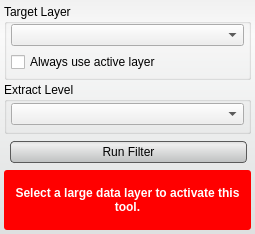
<?xml version="1.0" encoding="UTF-8"?>
<ui version="4.0">
 <class>ExtractDataLayerInterface</class>
 <widget class="QWidget" name="ExtractDataLayerInterface">
  <property name="geometry">
   <rect>
    <x>0</x>
    <y>0</y>
    <width>255</width>
    <height>234</height>
   </rect>
  </property>
  <property name="sizePolicy">
   <sizepolicy hsizetype="Preferred" vsizetype="Preferred">
    <horstretch>0</horstretch>
    <verstretch>0</verstretch>
   </sizepolicy>
  </property>
  <property name="windowTitle">
   <string>Mask Data Filter</string>
  </property>
  <property name="styleSheet">
   <string notr="true">QWidget#ExtractDataLayerInterface{
  border-radius: 3px;
  background-color: qlineargradient(spread:pad, x1:0.5, y1:0, x2:0.5, y2:0.960227, stop:0 rgba(241, 241, 241, 255), stop:0.155779 rgba(250, 250, 250, 255), stop:1 rgba(222, 224, 224, 255));      
}

QPushButton{
  background-color: qlineargradient(spread:pad, x1:0.5, y1:0, x2:0.5, y2:0.960227, stop:0 rgba(221, 221, 221, 255), stop:0.155779 rgba(238, 238, 238, 255), stop:1 rgba(192, 194, 194, 255));
  border-radius: 4px;
  border: 1px solid rgb(90, 90, 90);
  margin:4px;
}

QPushButton:hover{
  background-color: qlineargradient(spread:pad, x1:0.5, y1:0, x2:0.5, y2:1, stop:0 rgba(195, 195, 195, 255), stop:0.253769 rgba(206, 206, 206, 255), stop:1 rgba(185, 185, 185, 255));
  border-radius: 4px;
  border: 1px solid rgb(90, 90, 90);
  margin:4px;
}

QPushButton:pressed{
  background-color: qlineargradient(spread:pad, x1:0.5, y1:0, x2:0.5, y2:1, stop:0 rgba(150, 150, 150, 255), stop:0.753769 rgba(206, 206, 206, 255), stop:1 rgba(185, 185, 185, 255));
  border-radius: 4px;
  border: 1px solid rgb(90, 90, 90);
  margin:4px;
}</string>
  </property>
  <layout class="QVBoxLayout" name="verticalLayout">
   <property name="spacing">
    <number>2</number>
   </property>
   <property name="leftMargin">
    <number>4</number>
   </property>
   <property name="topMargin">
    <number>4</number>
   </property>
   <property name="rightMargin">
    <number>4</number>
   </property>
   <property name="bottomMargin">
    <number>4</number>
   </property>
   <item>
    <widget class="QGroupBox" name="target_groupbox_">
     <property name="minimumSize">
      <size>
       <width>0</width>
       <height>76</height>
      </size>
     </property>
     <property name="maximumSize">
      <size>
       <width>16777215</width>
       <height>76</height>
      </size>
     </property>
     <property name="title">
      <string>Target Layer</string>
     </property>
     <property name="alignment">
      <set>Qt::AlignLeading|Qt::AlignLeft|Qt::AlignTop</set>
     </property>
     <property name="checkable">
      <bool>false</bool>
     </property>
     <layout class="QVBoxLayout" name="verticalLayout_4">
      <property name="spacing">
       <number>6</number>
      </property>
      <property name="leftMargin">
       <number>4</number>
      </property>
      <property name="topMargin">
       <number>0</number>
      </property>
      <property name="rightMargin">
       <number>4</number>
      </property>
      <property name="bottomMargin">
       <number>4</number>
      </property>
      <item>
       <widget class="QtUtils::QtDropableComboBox" name="target_layer_">
        <property name="sizePolicy">
         <sizepolicy hsizetype="Ignored" vsizetype="Fixed">
          <horstretch>0</horstretch>
          <verstretch>0</verstretch>
         </sizepolicy>
        </property>
       </widget>
      </item>
      <item>
       <widget class="QWidget" name="widget_2" native="true">
        <property name="minimumSize">
         <size>
          <width>0</width>
          <height>20</height>
         </size>
        </property>
        <layout class="QHBoxLayout" name="horizontalLayout_3">
         <property name="spacing">
          <number>0</number>
         </property>
         <property name="leftMargin">
          <number>0</number>
         </property>
         <property name="topMargin">
          <number>0</number>
         </property>
         <property name="rightMargin">
          <number>0</number>
         </property>
         <property name="bottomMargin">
          <number>0</number>
         </property>
         <item>
          <widget class="QCheckBox" name="use_active_layer_">
           <property name="text">
            <string>Always use active layer</string>
           </property>
          </widget>
         </item>
        </layout>
       </widget>
      </item>
     </layout>
    </widget>
   </item>
   <item>
    <widget class="QGroupBox" name="groupBox">
     <property name="minimumSize">
      <size>
       <width>0</width>
       <height>52</height>
      </size>
     </property>
     <property name="maximumSize">
      <size>
       <width>16777215</width>
       <height>52</height>
      </size>
     </property>
     <property name="title">
      <string>Extract Level</string>
     </property>
     <property name="alignment">
      <set>Qt::AlignLeading|Qt::AlignLeft|Qt::AlignTop</set>
     </property>
     <layout class="QVBoxLayout" name="verticalLayout_3">
      <property name="spacing">
       <number>0</number>
      </property>
      <property name="leftMargin">
       <number>4</number>
      </property>
      <property name="topMargin">
       <number>0</number>
      </property>
      <property name="rightMargin">
       <number>4</number>
      </property>
      <property name="bottomMargin">
       <number>4</number>
      </property>
      <item>
       <widget class="QComboBox" name="level_">
        <property name="sizePolicy">
         <sizepolicy hsizetype="Ignored" vsizetype="Fixed">
          <horstretch>0</horstretch>
          <verstretch>0</verstretch>
         </sizepolicy>
        </property>
       </widget>
      </item>
     </layout>
    </widget>
   </item>
   <item>
    <widget class="QWidget" name="replaceRunWidget" native="true">
     <property name="minimumSize">
      <size>
       <width>0</width>
       <height>32</height>
      </size>
     </property>
     <property name="maximumSize">
      <size>
       <width>16777215</width>
       <height>32</height>
      </size>
     </property>
     <layout class="QHBoxLayout" name="horizontalLayout" stretch="1">
      <property name="spacing">
       <number>0</number>
      </property>
      <property name="leftMargin">
       <number>2</number>
      </property>
      <property name="topMargin">
       <number>0</number>
      </property>
      <property name="rightMargin">
       <number>0</number>
      </property>
      <property name="bottomMargin">
       <number>0</number>
      </property>
      <item>
       <widget class="QPushButton" name="runFilterButton">
        <property name="minimumSize">
         <size>
          <width>0</width>
          <height>30</height>
         </size>
        </property>
        <property name="text">
         <string>Run Filter</string>
        </property>
       </widget>
      </item>
     </layout>
    </widget>
   </item>
   <item>
    <widget class="QWidget" name="message_alert_" native="true">
     <property name="minimumSize">
      <size>
       <width>0</width>
       <height>32</height>
      </size>
     </property>
     <property name="styleSheet">
      <string notr="true">QLabel#message_{
  color: white;
  font: bold;
}

QWidget#message_alert_{
  border-radius: 3px;
  background-color: red;
}</string>
     </property>
     <layout class="QHBoxLayout" name="horizontalLayout_5">
      <property name="spacing">
       <number>0</number>
      </property>
      <property name="leftMargin">
       <number>4</number>
      </property>
      <property name="topMargin">
       <number>4</number>
      </property>
      <property name="rightMargin">
       <number>4</number>
      </property>
      <property name="bottomMargin">
       <number>4</number>
      </property>
      <item>
       <widget class="QLabel" name="message_">
        <property name="text">
         <string>Select a large data layer to activate this tool.</string>
        </property>
        <property name="alignment">
         <set>Qt::AlignCenter</set>
        </property>
        <property name="wordWrap">
         <bool>true</bool>
        </property>
       </widget>
      </item>
     </layout>
    </widget>
   </item>
  </layout>
 </widget>
 <customwidgets>
  <customwidget>
   <class>QtUtils::QtDropableComboBox</class>
   <extends>QComboBox</extends>
   <header location="global">QtUtils/Widgets/QtDropableComboBox.h</header>
  </customwidget>
 </customwidgets>
 <resources/>
 <connections/>
</ui>
